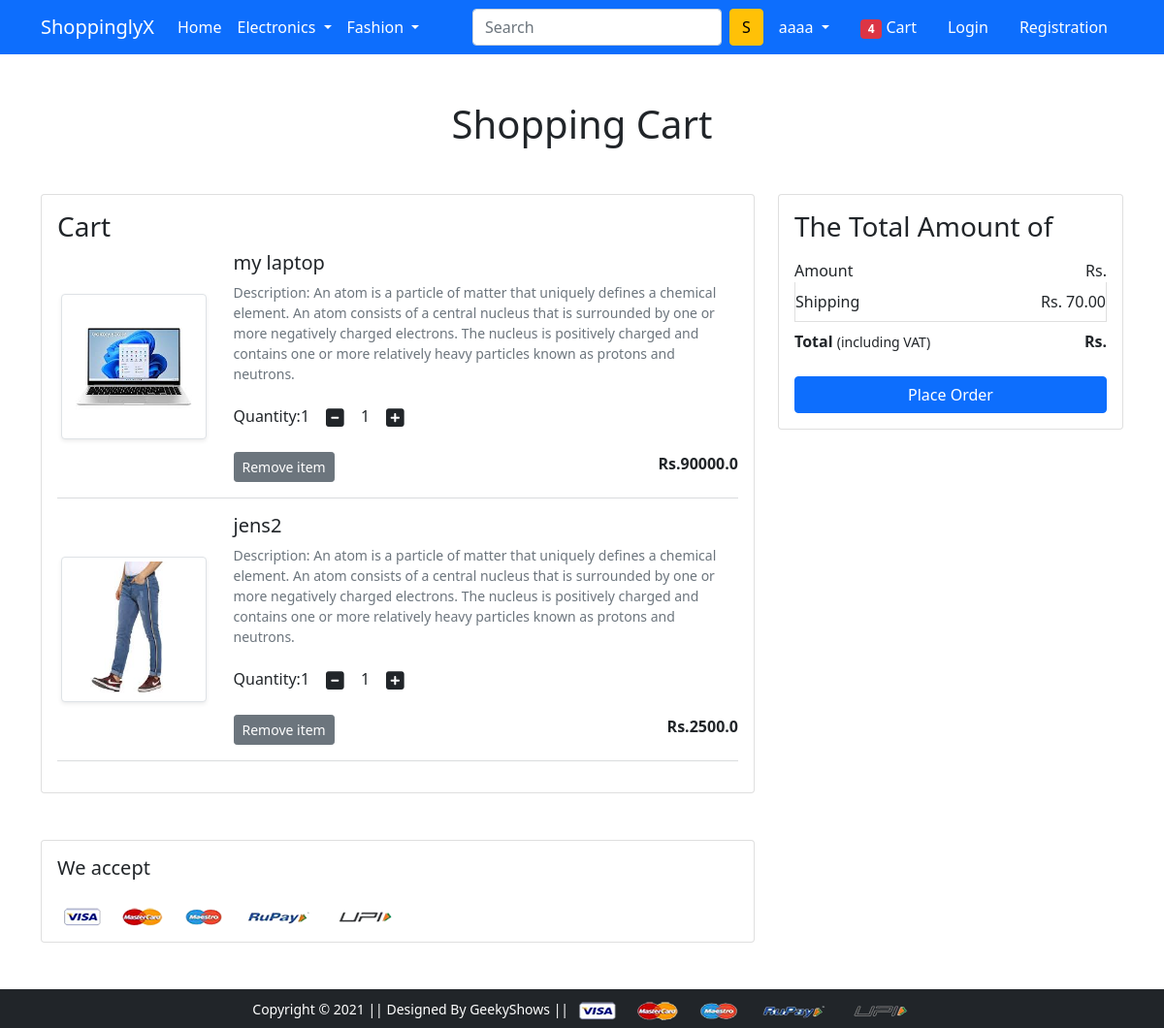
The app's page /cart/ (signed in) with its own data.
### app/models.py (models this page shows, shortened)
class Cart(models.Model):
    user = models.ForeignKey(User, on_delete=models.CASCADE)
    product =  models.ForeignKey(Product, on_delete=models.CASCADE)
    quantity = models.PositiveIntegerField(default=1)

class Product(models.Model):
    title = models.CharField(max_length=100)
    selling_price = models.FloatField()
    discounted_price = models.FloatField()
    description = models.TextField()
    brand = models.CharField(max_length=100)
    category = models.CharField(max_length=2, choices=CATEGORY_CHOICES)
    product_image = models.ImageField(upload_to='productimg')

### app/views.py (the view)
# urls.py: path('cart/', views.showcart, name="showcart"),
def showcart(request):
    if request.user.is_authenticated:
        carts = Cart.objects.filter(user=request.user)
        amount = 0.0
        shipping_amount = 70
        totalamount = 0.0
        cart_product = [ p for p in Cart.objects.all() if p.user == request.user]
        if cart_product:
            for p in cart_product:
                temp_ammount = p.quantity * p.product.selling_price
                amount += temp_ammount
            totalamount = amount + shipping_amount
            return render(request, 'app/addtocart.html', {'carts':carts, 'totalamount':totalamount, 'amount' : amount })
        else:
            return render(request, 'app/emptycart.html',)

### app/templates/app/addtocart.html (shortened to what this page needs)
{% extends 'app/base.html' %}
{% load static %}
{% block main-content %}
<div class="container my-5">
 <div class="row">
  <h1 class="text-center mb-5">Shopping Cart</h1>
  <div class="col-sm-8">
  <div class="card">
   <div class="card-body">
    <h3>Cart</h3>
    {% for cart in carts %}
    <div class="row">
     <div class="col-sm-3 text-center align-self-center"><img src={{ cart.product.product_image.url }} alt="" srcset="" class="img-fluid img-thumbnail shadow-sm" height="150" width="150"> </div>
     <div class="col-sm-9">
      <div>
       <h5>{{ cart.product.title }}</h5>
       <p class="mb-2 text-muted small">Description: {{cart.product.description }}</p>
       <div class="my-3">
        <label for="quantity">Quantity:{{cart.quantity}}</label>
        <a class="minus-cart btn" pid="{{cart.product.id}}"><i class="fas fa-minus-square fa-lg"></i></a>
          <span id="quantity">{{cart.quantity}}</span>
        <a class="plus-cart btn" pid="{{cart.product.id}}" ><i class="fas fa-plus-square fa-lg"></i></a>
       </div>
       <div class="d-flex justify-content-between">
        <a href="#" class="btn btn-sm btn-secondary mr-3 remove-cart " pid="{{cart.product.id}}" >Remove item </a>
        <p class="mb-0"><span><strong>Rs.{{cart.product.selling_price}}</strong></span></p>
       </div>
      </div>
     </div>
    </div>
    <hr class="text-muted">
    {% endfor %}
   </div>
   </div>
  </div>
  <div class="col-sm-4">
   <div class="card">
    <div class="card-body">
      <h3>The Total Amount of</h3>
      <ul class="list-group">
       <li class="list-group-item d-flex justify-content-between align-items-center border-0 px-0 pb-0">Amount<span id="amount" >Rs. {{ammount}}</span></li>
       <li class="list-group-item d-flex justify-content-between align-items-center px-0">Shipping<span>Rs. 70.00</span></li>
       <li class="list-group-item d-flex justify-content-between align-items-center border-0 px-0 mb-3">
        <div>
           <strong>Total</strong> <small>(including VAT)</small>
         </div>
         <span><strong id="totalamount">Rs. {{ total_ammount }}</strong></span>
       </li>
      </ul>
      <div class="d-grid"><a href="{% url 'checkout' %}" class="btn btn-primary">Place Order</a></div>
    </div>
   </div>
  </div>
 </div>
</div>
<div class="container">
 <div class="row">
  <div class="col-sm-8">
   <div class="card">
    <div class="card-body">
      <h5 class="mb-4">We accept</h5>
      <img src="{% static 'app/images/payment.png' %}" alt="" class="img-fluid">
    </div>
  </div>
  </div>
 </div>
</div>
{% endblock main-content %}

### app/templates/app/base.html (shortened to what this page needs)
<!doctype html>
{% load static %}
<html lang="en">
  <head>
    <link href="https://cdn.jsdelivr.net/npm/bootstrap@5.0.0-beta1/dist/css/bootstrap.min.css" rel="stylesheet">
    <link rel="stylesheet" href="{% static 'app/css/owl.carousel.min.css' %}">
    <link rel="stylesheet" href="{% static 'app/css/all.min.css' %}">
    <link rel="stylesheet" href="{% static 'app/css/style.css' %}">
  </head>
  <body>
    <nav class="navbar navbar-expand-lg navbar-dark bg-primary">
     <div class="container">
       <a class="navbar-brand" href="/">ShoppinglyX</a>
       <div class="collapse navbar-collapse" id="navbarSupportedContent">
         <ul class="navbar-nav me-auto mb-2 mb-lg-0">
           <li class="nav-item">
             <a class="nav-link active" aria-current="page" href="/">Home</a>
           </li>
           <li class="nav-item dropdown">
             <a class="nav-link dropdown-toggle text-white" href="#" id="electronicsDropdown" role="button" data-bs-toggle="dropdown" aria-expanded="false">
               Electronics
             </a>
           </li>
           <li class="nav-item dropdown">
             <a class="nav-link dropdown-toggle text-white" href="#" id="fashionDropdown" role="button" data-bs-toggle="dropdown" aria-expanded="false">
               Fashion
             </a>
           </li>
         </ul>
         <form class="d-flex">
           <input class="form-control me-2" type="search" placeholder="Search" aria-label="Search">
           <button class="btn btn-warning" type="submit">S</button>
         </form>
         <div>
          <ul class="navbar-nav me-auto mb-2 mb-lg-0">
           <li class="nav-item dropdown mx-2">
              <a class="nav-link dropdown-toggle text-white" href="#" id="profileDropdown" role="button" data-bs-toggle="dropdown" aria-expanded="false">
                {{request.user}}
              </a>
            </li>
            <li class="nav-item mx-2">
             <a href="{% url 'showcart' %}" class="nav-link text-white"><span class="badge bg-danger">4</span> Cart </a>
            </li>
            <li class="nav-item mx-2">
             <a href="{% url 'login' %}" class="nav-link text-white">Login</a>
            </li>
            <li class="nav-item mx-2">
             <a href="{% url 'customerregistration' %}" class="nav-link text-white">Registration</a>
            </li>
          </ul>
         </div>
       </div>
     </div>
    </nav>
    {% block main-content %} {% endblock main-content %}
    <footer class="container-fluid bg-dark text-center p-2 mt-5">
        <small class="text-white">Copyright &copy; 2021 || Designed By GeekyShows || </small>
        <img src="{% static 'app/images/payment.png' %}" alt="" srcset="" class="img-fluid" height="2px">
    </footer>
  </body>
</html>

### records on screen
Cart: product.product_image (picture), product "my laptop", product.description "An atom is a particle of matter that uniquely defines a chemical element. An atom consists of a central nucleus that is surrounded by one or more negatively charged electrons. The nucleus is positively charged and contains one or more relatively heavy particles known as protons and neutrons.", quantity "1", product.selling_price "90000.0"
Cart: product.product_image (picture), product "jens2", product.description "An atom is a particle of matter that uniquely defines a chemical element. An atom consists of a central nucleus that is surrounded by one or more negatively charged electrons. The nucleus is positively charged and contains one or more relatively heavy particles known as protons and neutrons.", quantity "1", product.selling_price "2500.0"

### other values on screen
{{ request.user }} "aaaa"
